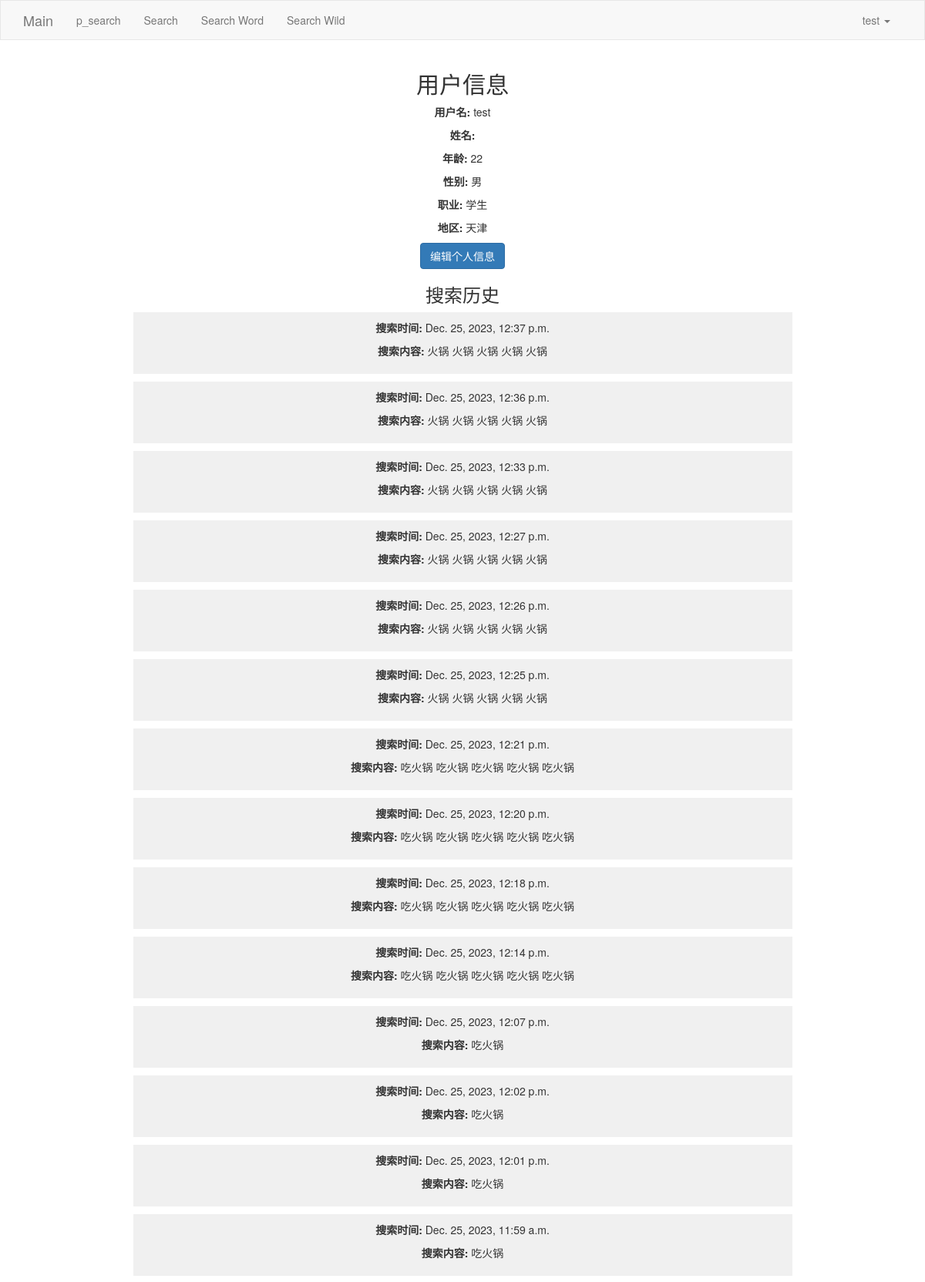
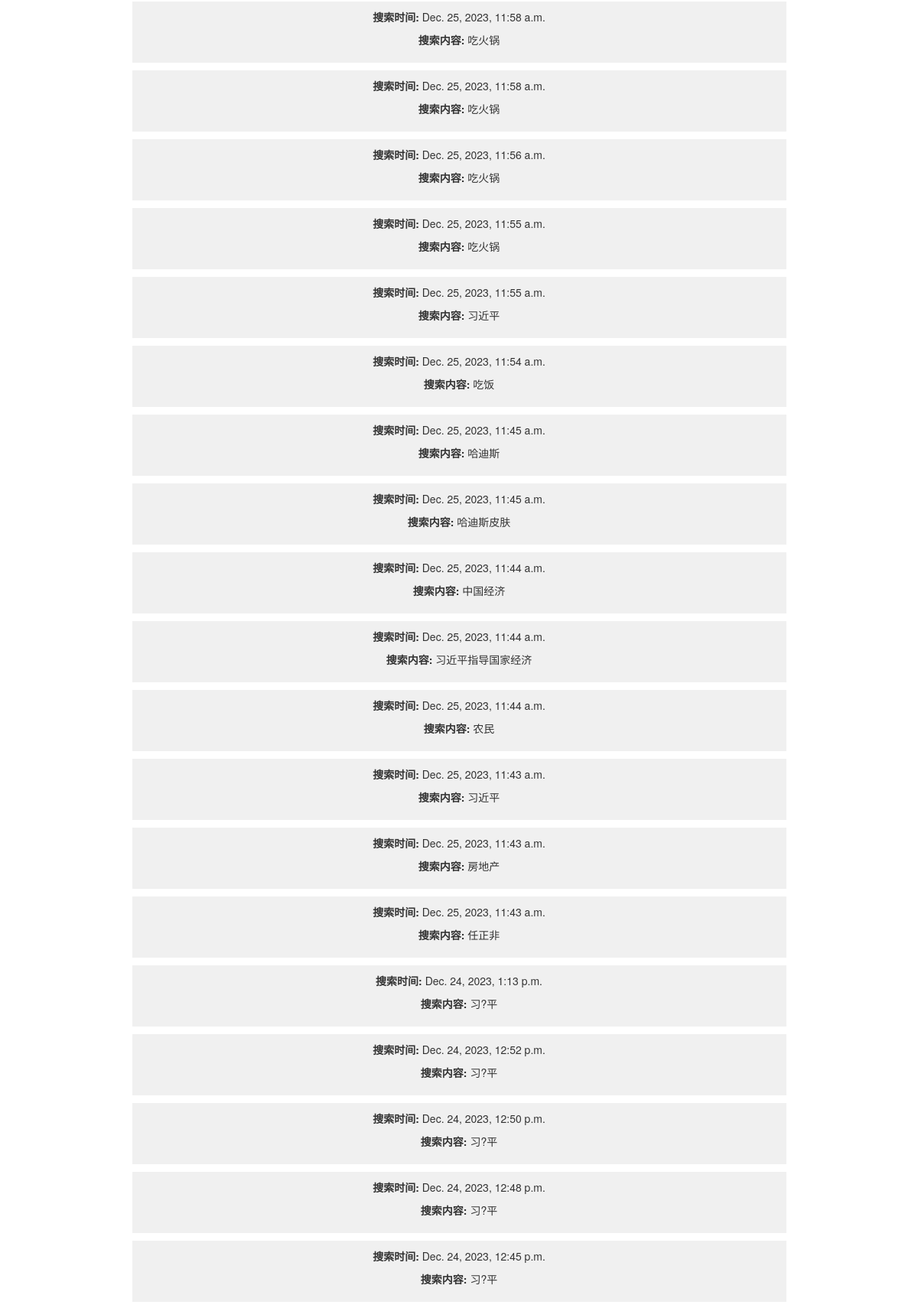
The app's page /user_information/ (signed in, upper part) with its own data (2 pictures, top to bottom).
### App0/models.py (models this page shows, shortened)
class Users(AbstractBaseUser, PermissionsMixin):
    user_id = models.AutoField(primary_key=True)
    username = models.CharField(max_length=100, unique=True)
    password = models.CharField(max_length=100)
    firstname = models.CharField(max_length=100)
    lastname = models.CharField(max_length=100)
    is_active = models.BooleanField(default=True)  # 通常您会需要这个字段
    is_staff = models.BooleanField(default=False)  # 对于管理站点的访问
    last_login = models.DateTimeField(null=True, blank=True)  # 添加缺失的字段
    date_joined = models.DateTimeField(default=datetime.now)
    objects = CustomUserManager()
    USERNAME_FIELD = 'username'
    REQUIRED_FIELDS = []
    class Meta:
        db_table = 'users'
    def __str__(self):
        return self.username

class UserInfo(models.Model):
    user = models.OneToOneField(get_user_model(), on_delete=models.CASCADE)
    age = models.IntegerField(null=True, blank=True)
    gender = models.CharField(max_length=10, null=True, blank=True)
    occupation = models.CharField(max_length=100, null=True, blank=True)
    region = models.CharField(max_length=100, null=True, blank=True)
    class Meta:
        db_table = 'user_info'

class SearchHistory(models.Model):
    user = models.ForeignKey(get_user_model(), on_delete=models.CASCADE)
    query = models.CharField(max_length=255)
    timestamp = models.DateTimeField(auto_now_add=True)
    class Meta:
        db_table = 'search_history'

### App0/account.py (the view)
# urls.py: path('user_information/', account.user_information),
@login_required
def user_information(request):
    print(request)
    user_info = request.user
    print(user_info)
    search_history = SearchHistory.objects.filter(user_id=user_info.user_id).order_by('-timestamp')
    return render(request, 'user_information.html', {'user': user_info, 'search_history': search_history})

### App0/templates/user_information.html
{% extends 'layout.html' %}
{% block content %}
<div class="container" style="text-align: center;">
    <div class="user-info" style="margin-bottom: 20px;">
        <h2>用户信息</h2>
        <p><strong>用户名:</strong> {{ user.username }}</p>
        <p><strong>姓名:</strong> {{ user.first_name }} {{ user.last_name }}</p>
        <p><strong>年龄:</strong> {{ user.userinfo.age }}</p>
        <p><strong>性别:</strong> {{ user.userinfo.gender }}</p>
        <p><strong>职业:</strong> {{ user.userinfo.occupation }}</p>
        <p><strong>地区:</strong> {{ user.userinfo.region }}</p>
        <p><a href="/edit_info/" class="btn btn-primary">编辑个人信息</a></p>
    </div>
    <div class="search-history" style="width: 75%; margin: auto;">
        <h3>搜索历史</h3>
        {% if search_history %}
            <ul style="list-style: none; padding: 0;">
                {% for record in search_history %}
                    <li style="background-color: #f0f0f0; margin-bottom: 10px; padding: 10px;">
                        <p><strong>搜索时间:</strong> {{ record.timestamp }}</p>
                        <p><strong>搜索内容:</strong> {{ record.query }}</p>
                    </li>
                {% endfor %}
            </ul>
        {% else %}
            <p>暂无搜索历史记录。</p>
        {% endif %}
    </div>
</div>
{% endblock %}

### App0/templates/layout.html (shortened to what this page needs)
<!DOCTYPE html>
<html lang="en">
<head>
    <link rel="stylesheet" href="../static/plugins/bootstrap-3.4.1/css/bootstrap.css">
    <link rel="stylesheet" href="../static/plugins/font-awesome-4.7.0/css/font-awesome.css">
</head>
<body>
    <nav class="navbar navbar-default">
        <div class="container">
            <div class="navbar-header">
                <a class="navbar-brand" href="/Main/">Main</a>
            </div>
            <div class="collapse navbar-collapse" id="bs-example-navbar-collapse-1">
                <ul class="nav navbar-nav">
                    <li><a href="/p_search/">p_search</a></li>
                    <li><a href="/search/">Search</a></li>
                    <li><a href="/search_word/">Search Word</a></li>
                    <li><a href="/search_wildcard/">Search Wild</a></li>
                </ul>
                <ul class="nav navbar-nav navbar-right">
                    {% if user.is_authenticated %}
                        <li class="dropdown">
                            <a href="#" class="dropdown-toggle" data-toggle="dropdown" role="button" aria-haspopup="true" aria-expanded="false">
                                {{ user.username }} <span class="caret"></span>
                            </a>
                        </li>
                    {% else %}
                        <li><a href="/logup/">LogUp</a></li>
                        <li><a href="/login/">Login</a></li>
                    {% endif %}
                </ul>
            </div>
        </div>
    </nav>
    <div>
        {% block content %}{% endblock %}
    </div>
</body>
</html>

### App0/templates/layout.html (style rules this page uses)
.navbar { border-radius: 0; }

### records on screen
Users: username "test", userinfo.age "22", userinfo.gender "男", userinfo.occupation "学生", userinfo.region "天津"
SearchHistory: timestamp "Dec. 25, 2023, 12:37 p.m.", query "火锅 火锅 火锅 火锅 火锅"
SearchHistory: timestamp "Dec. 25, 2023, 12:36 p.m.", query "火锅 火锅 火锅 火锅 火锅"
SearchHistory: timestamp "Dec. 25, 2023, 12:33 p.m.", query "火锅 火锅 火锅 火锅 火锅"
SearchHistory: timestamp "Dec. 25, 2023, 12:27 p.m.", query "火锅 火锅 火锅 火锅 火锅"
SearchHistory: timestamp "Dec. 25, 2023, 12:26 p.m.", query "火锅 火锅 火锅 火锅 火锅"
SearchHistory: timestamp "Dec. 25, 2023, 12:25 p.m.", query "火锅 火锅 火锅 火锅 火锅"
SearchHistory: timestamp "Dec. 25, 2023, 12:21 p.m.", query "吃火锅 吃火锅 吃火锅 吃火锅 吃火锅"
SearchHistory: timestamp "Dec. 25, 2023, 12:20 p.m.", query "吃火锅 吃火锅 吃火锅 吃火锅 吃火锅"
SearchHistory: timestamp "Dec. 25, 2023, 12:18 p.m.", query "吃火锅 吃火锅 吃火锅 吃火锅 吃火锅"
SearchHistory: timestamp "Dec. 25, 2023, 12:14 p.m.", query "吃火锅 吃火锅 吃火锅 吃火锅 吃火锅"
SearchHistory: timestamp "Dec. 25, 2023, 12:07 p.m.", query "吃火锅"
SearchHistory: timestamp "Dec. 25, 2023, 12:02 p.m.", query "吃火锅"
SearchHistory: timestamp "Dec. 25, 2023, 12:01 p.m.", query "吃火锅"
SearchHistory: timestamp "Dec. 25, 2023, 11:59 a.m.", query "吃火锅"
SearchHistory: timestamp "Dec. 25, 2023, 11:58 a.m.", query "吃火锅"
SearchHistory: timestamp "Dec. 25, 2023, 11:58 a.m.", query "吃火锅"
SearchHistory: timestamp "Dec. 25, 2023, 11:56 a.m.", query "吃火锅"
SearchHistory: timestamp "Dec. 25, 2023, 11:55 a.m.", query "吃火锅"
SearchHistory: timestamp "Dec. 25, 2023, 11:55 a.m.", query "习近平"
SearchHistory: timestamp "Dec. 25, 2023, 11:54 a.m.", query "吃饭"
SearchHistory: timestamp "Dec. 25, 2023, 11:45 a.m.", query "哈迪斯"
SearchHistory: timestamp "Dec. 25, 2023, 11:45 a.m.", query "哈迪斯皮肤"
SearchHistory: timestamp "Dec. 25, 2023, 11:44 a.m.", query "中国经济"
SearchHistory: timestamp "Dec. 25, 2023, 11:44 a.m.", query "习近平指导国家经济"
SearchHistory: timestamp "Dec. 25, 2023, 11:44 a.m.", query "农民"
SearchHistory: timestamp "Dec. 25, 2023, 11:43 a.m.", query "习近平"
SearchHistory: timestamp "Dec. 25, 2023, 11:43 a.m.", query "房地产"
SearchHistory: timestamp "Dec. 25, 2023, 11:43 a.m.", query "任正非"
SearchHistory: timestamp "Dec. 24, 2023, 1:13 p.m.", query "习?平"
SearchHistory: timestamp "Dec. 24, 2023, 12:52 p.m.", query "习?平"
SearchHistory: timestamp "Dec. 24, 2023, 12:50 p.m.", query "习?平"
SearchHistory: timestamp "Dec. 24, 2023, 12:48 p.m.", query "习?平"
SearchHistory: timestamp "Dec. 24, 2023, 12:45 p.m.", query "习?平"
